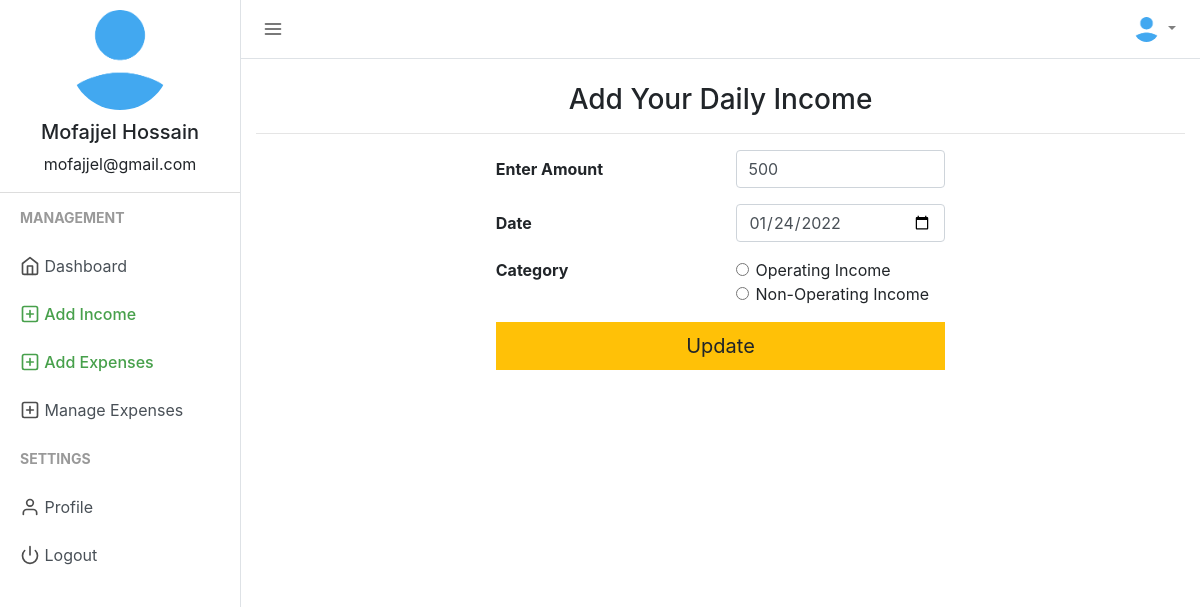
Page /add_income.php?edit=81 (signed in) on the committed database.
### tables this page shows
CREATE TABLE `users` (
  `user_id` int NOT NULL,
  `firstname` varchar(50) NOT NULL,
  `lastname` varchar(25) NOT NULL,
  `email` varchar(50) NOT NULL,
  `profile_path` varchar(50) NOT NULL DEFAULT 'default_profile.png',
  `password` varchar(50) NOT NULL,
  `trn_date` datetime NOT NULL
);

CREATE TABLE `expenses` (
  `expense_id` int NOT NULL,
  `user_id` varchar(15) NOT NULL,
  `expense` int NOT NULL,
  `expensedate` varchar(15) NOT NULL,
  `expensecategory` varchar(50) NOT NULL
);

### session.php (called while the page is built, shortened)
<?php
include("config.php");
$sess_email = $_SESSION["email"];
$sql = "SELECT user_id, firstname, lastname, email, profile_path FROM users WHERE email = '$sess_email'";
$result = $con->query($sql);
if ($result->num_rows > 0) {
  while($row = $result->fetch_assoc()) {
    $userid=$row["user_id"];
    $username =$row["firstname"]." ".$row["lastname"];
    $useremail=$row["email"];
    $userprofile="uploads/".$row["profile_path"];
  }
} else {
    $userid="GHX1Y2";
    $username ="Jhon Doe";
    $useremail="mailid@domain.com";
    $userprofile="Uploads/default_profile.png";
}
?>

### add_income.php (the view, shortened to what this page needs)
<?php
include("session.php");
$update = false;
$del = false;
$expenseamount = "";
$expensedate = date("Y-m-d");
$expensecategory = "Entertainment";
if (isset($_GET['edit'])) {
    $id = $_GET['edit'];
    $update = true;
    $record = mysqli_query($con, "SELECT * FROM expenses WHERE user_id='$userid' AND expense_id=$id");
    if (mysqli_num_rows($record) == 1) {
        $n = mysqli_fetch_array($record);
        $expenseamount = $n['expense'];
        $expensedate = $n['expensedate'];
        $expensecategory = $n['expensecategory'];
    } else {
        echo ("WARNING: AUTHORIZATION ERROR: Trying to Access Unauthorized data");
    }
}
?>
<!DOCTYPE html>
<html lang="en">
<head>
    <link href="css/bootstrap.min.css" rel="stylesheet">
    <link href="css/style.css" rel="stylesheet">
</head>
<body>
    <div class="d-flex" id="wrapper">
        <div class="border-right" id="sidebar-wrapper">
            <div class="user">
                <img class="img img-fluid rounded-circle" src="<?php echo $userprofile ?>" width="120">
                <h5><?php echo $username ?></h5>
                <p><?php echo $useremail ?></p>
            </div>
            <div class="sidebar-heading">Management</div>
            <div class="list-group list-group-flush">
                <a href="index.php" class="list-group-item list-group-item-action"><span data-feather="home"></span> Dashboard</a>
                <a href="add_income.php" class="list-group-item list-group-item-action sidebar-active"><span data-feather="plus-square"></span> Add Income</a>
                <a href="add_expense.php" class="list-group-item list-group-item-action sidebar-active"><span data-feather="plus-square"></span> Add Expenses</a>
                <a href="manage_expense.php" class="list-group-item list-group-item-action"><span data-feather="plus-square"></span> Manage Expenses</a>
            </div>
            <div class="sidebar-heading">Settings </div>
            <div class="list-group list-group-flush">
                <a href="profile.php" class="list-group-item list-group-item-action "><span data-feather="user"></span> Profile</a>
                <a href="logout.php" class="list-group-item list-group-item-action "><span data-feather="power"></span> Logout</a>
            </div>
        </div>
        <div id="page-content-wrapper">
            <nav class="navbar navbar-expand-lg navbar-light  border-bottom">
                <button class="toggler" type="button" id="menu-toggle" aria-expanded="false">
                    <span data-feather="menu"></span>
                </button>
                <div class="collapse navbar-collapse" id="navbarSupportedContent">
                    <ul class="navbar-nav ml-auto mt-2 mt-lg-0">
                        <li class="nav-item dropdown">
                            <a class="nav-link dropdown-toggle" href="#" id="navbarDropdown" role="button" data-toggle="dropdown" aria-haspopup="true" aria-expanded="false">
                                <img class="img img-fluid rounded-circle" src="<?php echo $userprofile ?>" width="25">
                            </a>
                        </li>
                    </ul>
                </div>
            </nav>
            <div class="container">
                <h3 class="mt-4 text-center">Add Your Daily Income</h3>
                <hr>
                <div class="row ">
                    <div class="col-md-3"></div>
                    <div class="col-md" style="margin:0 auto;">
                        <form action="" method="POST">
                            <div class="form-group row">
                                <label for="expenseamount" class="col-sm-6 col-form-label"><b>Enter Amount</b></label>
                                <div class="col-md-6">
                                    <input type="number" class="form-control col-sm-12" value="<?php echo $expenseamount; ?>" id="expenseamount" name="expenseamount" required>
                                </div>
                            </div>
                            <div class="form-group row">
                                <label for="expensedate" class="col-sm-6 col-form-label"><b>Date</b></label>
                                <div class="col-md-6">
                                    <input type="date" class="form-control col-sm-12" value="<?php echo $expensedate; ?>" name="expensedate" id="expensedate" required>
                                </div>
                            </div>
                            <fieldset class="form-group">
                                <div class="row">
                                    <legend class="col-form-label col-sm-6 pt-0"><b>Category</b></legend>
                                    <div class="col-md">
                                        <div class="form-check">
                                            <input class="form-check-input" type="radio" name="expensecategory" id="expensecategory4" value="Operating Income" <?php echo ($expensecategory == 'Operating Income') ? 'checked' : '' ?>>
                                            <label class="form-check-label" for="expensecategory4">
                                                Operating Income
                                            </label>
                                        </div>
                                        <div class="form-check">
                                            <input class="form-check-input" type="radio" name="expensecategory" id="expensecategory3" value="Non-Operating Income" <?php echo ($expensecategory == 'Non-Operating Income') ? 'checked' : '' ?>>
                                            <label class="form-check-label" for="expensecategory3">
                                                Non-Operating Income
                                            </label>
                                        </div>
                                    </div>
                                </div>
                            </fieldset>
                            <div class="form-group row">
                                <div class="col-md-12 text-right">
                                    <?php if ($update == true) : ?>
                                        <button class="btn btn-lg btn-block btn-warning" style="border-radius: 0%;" type="submit" name="update">Update</button>
                                    <?php elseif ($del == true) : ?>
                                        <button class="btn btn-lg btn-block btn-danger" style="border-radius: 0%;" type="submit" name="delete">Delete</button>
                                    <?php else : ?>
                                        <button type="submit" name="add" class="btn btn-lg btn-block btn-success" style="border-radius: 0%;">Add Income</button>
                                    <?php endif ?>
                                </div>
                            </div>
                        </form>
                    </div>
                    <div class="col-md-3"></div>
                </div>
            </div>
        </div>
    </div>
</body>
</html>

### css/style.css (style rules this page uses)
body { background-color: #efefef; }
.feather { width: 20px; height: 20px; stroke: #4d4d4d; stroke-width: 2; stroke-linecap: round; stroke-linejoin: round; fill: none; vertical-align: text-bottom; }
.list-group { background-color: #ffffff; }
.list-group-item { border: none; }
.user { text-align: center; border-bottom: 1px solid #ddd; }
.user img { padding: 10px; }
.toggler { color: #000; background-color: #fff; border: none; outline: none; }
.sidebar-active { color: #47a04b; font-weight: 500; }
.sidebar-active .feather { stroke: #47a04b; font-weight: 500; }
#wrapper { overflow-x: hidden; background-color: #fff; }
#sidebar-wrapper { min-height: 100vh; margin-left: -15rem; -webkit-transition: margin 0.25s ease-out; -moz-transition: margin 0.25s ease-out; -o-transition: margin 0.25s ease-out; transition: margin 0.25s ease-out; }
#sidebar-wrapper .sidebar-heading { padding: 0.875rem 1.25rem; font-size: 14px; font-weight: bold; text-transform: uppercase; color: #999; }
#sidebar-wrapper .list-group { width: 15rem; }
#page-content-wrapper { min-width: 100vw; }
@media (min-width: 768px) { #sidebar-wrapper { margin-left: 0; } }
@media (min-width: 768px) { #page-content-wrapper { min-width: 0; width: 100%; } }

### rows in the picture
users: profile_path (placeholder picture), username "Mofajjel Hossain", email "mofajjel@gmail.com"
expenses: expenseamount "500", expensedate "01/24/2022", expensecategory "☐ Operating Income", expensecategory "☐ Non-Operating Income"
